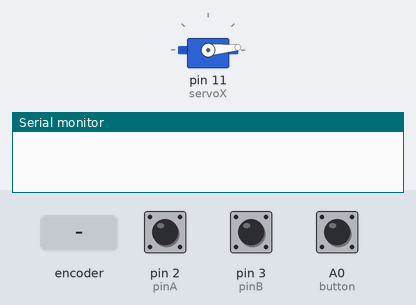
Bench run of a sketch on a simulated Arduino Uno, built with avr-gcc and run on an emulated ATmega328P. Shown: servo, the last lines printed to the serial monitor. The test bench sets the inputs (shaded band); at power-on: A0 (button) HIGH, pin 2 (pinA) HIGH, pin 3 (pinB) HIGH.

Above: at 1.2 s.
1.3 s: rotary encoder on pin 2 (pinA) / pin 3 (pinB) turned 2 steps (second pin leading)
At 1.9 s:
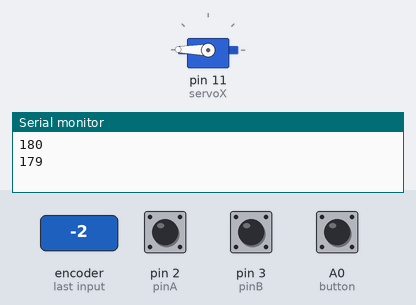
3.2 s: A0 (button) pulled LOW for 0.15 s
4.8 s: A0 (button) pulled LOW for 1 s
Timing chart, 0 to 7.8 s (numbered marks = the images above; inputs shaded):
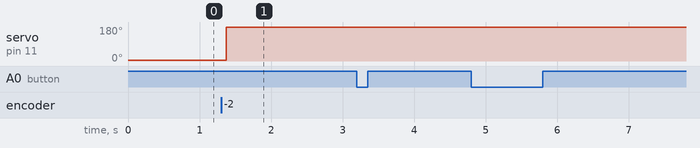

The sketch:

rota.ino
```cpp
/*******Interrupt-based Rotary Encoder Sketch*******
by Simon Merrett, based on insight from Oleg Mazurov, Nick Gammon, rt, Steve Spence
*/
#include <Bounce2.h> // https://github.com/thomasfredericks/Bounce2
Bounce button = Bounce();

#include <Servo.h>
Servo servoX;
Servo servoY;

int mult = 1;

static int pinA = 2; // Our first hardware interrupt pin is digital pin 2
static int pinB = 3; // Our second hardware interrupt pin is digital pin 3
volatile byte aFlag = 0; // let's us know when we're expecting a rising edge on pinA to signal that the encoder has arrived at a detent
volatile byte bFlag = 0; // let's us know when we're expecting a rising edge on pinB to signal that the encoder has arrived at a detent (opposite direction to when aFlag is set)
volatile byte encoderPos = 0; //this variable stores our current value of encoder position. Change to int or uin16_t instead of byte if you want to record a larger range than 0-255
volatile byte oldEncPos = 0; //stores the last encoder position value so we can compare to the current reading and see if it has changed (so we know when to print to the serial monitor)
volatile byte reading = 0; //somewhere to store the direct values we read from our interrupt pins before checking to see if we have moved a whole detent

boolean buttonPressed = false;
boolean xAxis = true;

void setup() {
  pinMode(pinA, INPUT_PULLUP); // set pinA as an input, pulled HIGH to the logic voltage (5V or 3.3V for most cases)
  pinMode(pinB, INPUT_PULLUP); // set pinB as an input, pulled HIGH to the logic voltage (5V or 3.3V for most cases)
  pinMode (A0, INPUT_PULLUP); // Pushdown
  button.attach(A0, INPUT_PULLUP);
  servoX.attach(10);
  servoX.write(5);

  servoX.attach(11);
  servoX.write(5);

  attachInterrupt(0,PinA,RISING); // set an interrupt on PinA, looking for a rising edge signal and executing the "PinA" Interrupt Service Routine (below)
  attachInterrupt(1,PinB,RISING); // set an interrupt on PinB, looking for a rising edge signal and executing the "PinB" Interrupt Service Routine (below)
  Serial.begin(9600); // start the serial monitor link
}

void PinA(){
  cli(); //stop interrupts happening before we read pin values
  reading = PIND & 0xC; // read all eight pin values then strip away all but pinA and pinB's values
  if(reading == B00001100 && aFlag) { //check that we have both pins at detent (HIGH) and that we are expecting detent on this pin's rising edge
    encoderPos --; //decrement the encoder's position count
    bFlag = 0; //reset flags for the next turn
    aFlag = 0; //reset flags for the next turn
  }
  else if (reading == B00000100) bFlag = 1; //signal that we're expecting pinB to signal the transition to detent from free rotation
  sei(); //restart interrupts
}

void PinB(){
  cli(); //stop interrupts happening before we read pin values
  reading = PIND & 0xC; //read all eight pin values then strip away all but pinA and pinB's values
  if (reading == B00001100 && bFlag) { //check that we have both pins at detent (HIGH) and that we are expecting detent on this pin's rising edge
    encoderPos ++; //increment the encoder's position count
    bFlag = 0; //reset flags for the next turn
    aFlag = 0; //reset flags for the next turn
  }
  else if (reading == B00001000) aFlag = 1; //signal that we're expecting pinA to signal the transition to detent from free rotation
  sei(); //restart interrupts
}

void loop(){
  if(oldEncPos != encoderPos) {
    if(encoderPos >= 180 / mult){
      encoderPos = 180 / mult;
    }
    if(encoderPos <= 5){
      encoderPos = 5;
    }
    if(xAxis == true){
      Serial.println(encoderPos);
      servoX.write(encoderPos * mult);
      oldEncPos = encoderPos;
    }
    if(xAxis == false){
      Serial.println(encoderPos);
      servoY.write(encoderPos * mult);
      oldEncPos = encoderPos;
    }
  }
  button.update();
  if(!button.read()){
    buttonPressed = true;
    Serial.println("Swapped Axis!");
    Serial.println(servoX.read());
    Serial.println(servoY.read());
    if(xAxis == true){
      Serial.println("Swapped OFF");
      xAxis = false;
    }
    else if(xAxis == false){
      Serial.println("Swapped ON");
      xAxis = true;
    }

    while(buttonPressed){
      button.update();

      if(!button.read()){

      }
      else{
        break;
      }
    }
    buttonPressed = false;
  }

}
```

fade.cpp
```cpp
/*
  Fade
  This gradually turns the light from low power (0) to high power (255).

  Must plug light into a pin with a ~ (Currently on 9).
 */

int led = 9;
int brightness = 0;
int increment = 10;

// the setup routine runs once when you press reset:
void setup() {
  Serial.begin(9600);
  Serial.println("Hello World!");
  // initialize the digital pin as an output.
  pinMode(led, OUTPUT);
}

// the loop routine runs over and over again forever:
void loop() {
  for(brightness = 0; brightness <=255; brightness += increment){
    analogWrite(led, brightness);
    delay(30);               // wait for 30 miliseconds
  }
  Serial.println("Faded in");
  delay(2000);
  for(brightness = 255; brightness >=0; brightness -= increment){
    analogWrite(led, brightness);
    delay(30);               // wait for 30 miliseconds
  }
  Serial.println("Faded out");
}
```

Measured:
- after the input at 1.3 s, servo on pin 11 (servoX): 5° → 180° after 0.08 s, → 179° 0.20 s later
